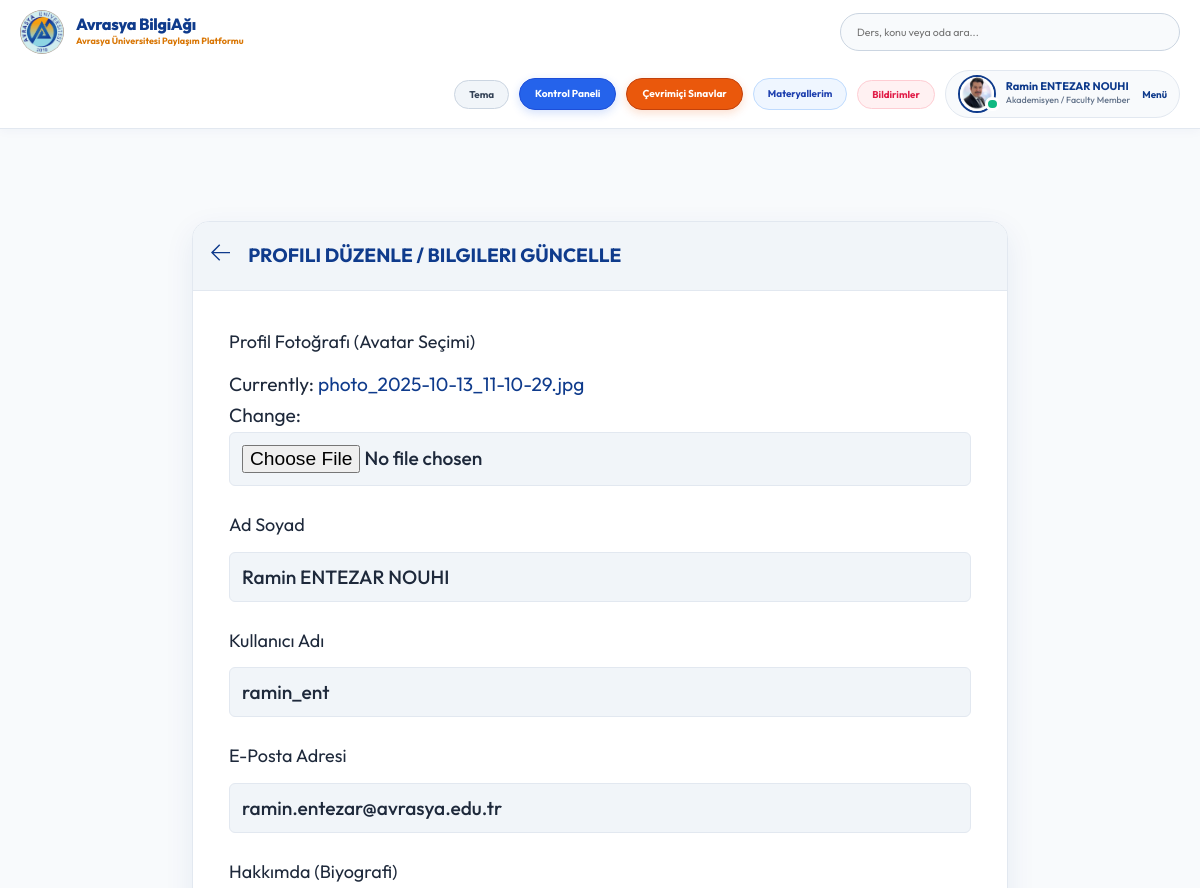
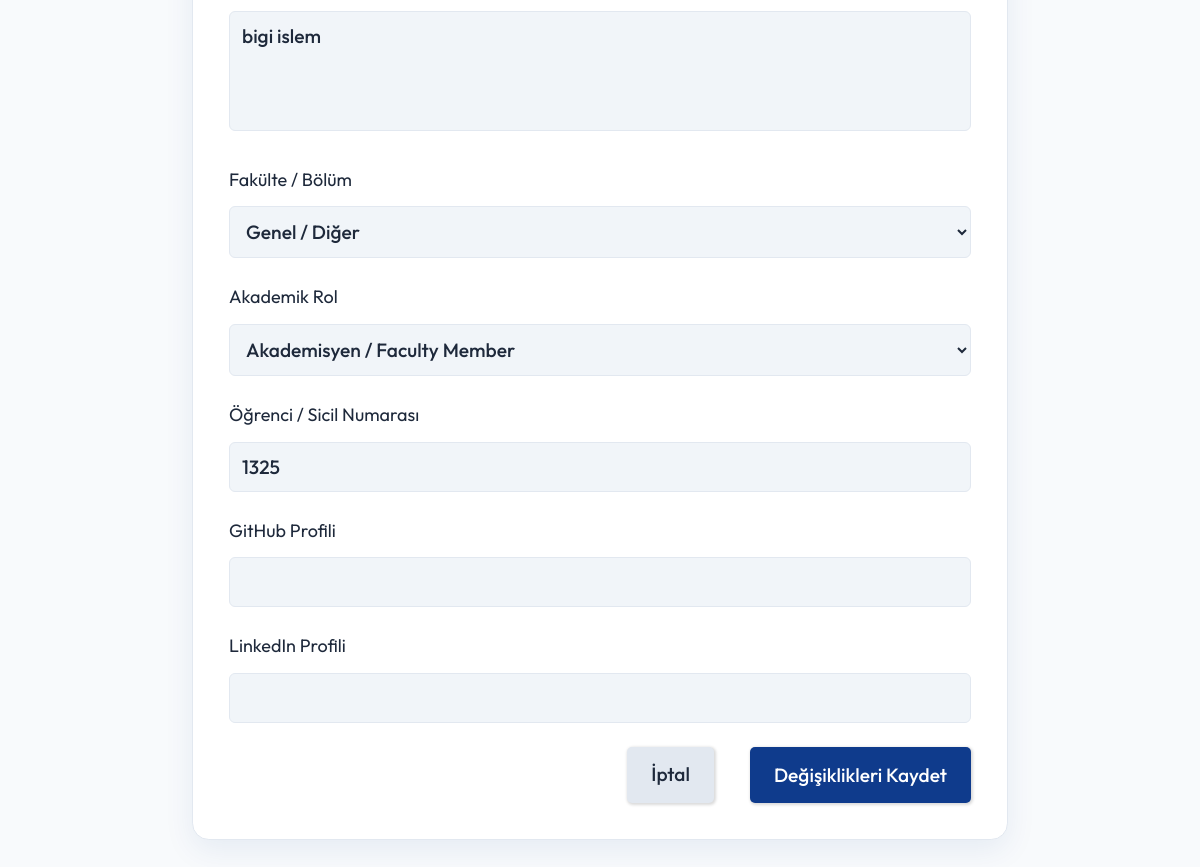
The app's page /update-user/ (signed in) with its own data (2 pictures, top to bottom).
### base/models.py (models this page shows)
class User(AbstractUser):
    name = models.CharField(max_length=200, null=True, verbose_name="Ad Soyad")
    email = models.EmailField(unique=True, null=True, verbose_name="E-Posta Adresi")
    bio = models.TextField(null=True, verbose_name="Hakkımda (Biyografi)")
    avatar = models.ImageField(null=True, default="avatar.svg", verbose_name="Profil Fotoğrafı (Avatar)")
    student_id = models.CharField(max_length=50, null=True, blank=True, verbose_name="Öğrenci / Sicil No")
    department = models.CharField(max_length=100, choices=DEPARTMENT_CHOICES, default='Genel / Diğer', verbose_name="Fakülte / Bölüm")
    role = models.CharField(max_length=20, choices=ROLE_CHOICES, default='student', verbose_name="Akademik Rol")
    github_link = models.URLField(max_length=255, null=True, blank=True, verbose_name="GitHub Profili")
    linkedin_link = models.URLField(max_length=255, null=True, blank=True, verbose_name="LinkedIn Profili")
    objects = CustomUserManager()
    USERNAME_FIELD = 'email'
    REQUIRED_FIELDS = ['username']
    @property
    def unread_notifications_count(self):
        return self.notifications.filter(is_read=False).count()
    @property
    def unread_notifications(self):
        return self.notifications.filter(is_read=False)

### base/views.py (the view)
# urls.py: path('update-user/', views.updateUser, name="update-user"),
@login_required(login_url='login')
def updateUser(request):
    user = request.user
    form = UserForm(instance=user)
    if request.method == 'POST':
        form = UserForm(request.POST, request.FILES, instance=user)
        if form.is_valid():
            form.save()
            return redirect('user-profile', pk=user.id)
    return render(request, 'base/update-user.html', {'form': form})

### base/forms.py (shortened to what this page needs)
class UserForm(ModelForm):
    class Meta:
        model = User
        fields = ['avatar', 'name', 'username', 'email', 'bio', 'department', 'role', 'student_id', 'github_link', 'linkedin_link']
        labels = {
            'avatar': 'Profil Fotoğrafı (Avatar Seçimi)',
            'name': 'Ad Soyad',
            'username': 'Kullanıcı Adı',
            'email': 'E-Posta Adresi',
            'bio': 'Hakkımda (Biyografi)',
            'department': 'Fakülte / Bölüm',
            'role': 'Akademik Rol',
            'student_id': 'Öğrenci / Sicil Numarası',
            'github_link': 'GitHub Profili',
            'linkedin_link': 'LinkedIn Profili',
        }

### base/templates/base/update-user.html (shortened to what this page needs)
{% extends 'main.html' %}
{% block content %}
<main class="update-account layout">
  <div class="container">
    <div class="layout__box">
      <div class="layout__boxHeader">
        <div class="layout__boxTitle">
          <a href="{% url 'home' %}">
            <svg version="1.1" xmlns="http://www.w3.org/2000/svg" width="32" height="32" viewBox="0 0 32 32">
              <title>arrow-left</title>
              <path
                d="M13.723 2.286l-13.723 13.714 13.719 13.714 1.616-1.611-10.96-10.96h27.625v-2.286h-27.625l10.965-10.965-1.616-1.607z">
              </path>
            </svg>
          </a>
          <h3>Profili Düzenle / Bilgileri Güncelle</h3>
        </div>
      </div>
      <div class="layout__body">
        <form class="form" action="" method="POST" enctype="multipart/form-data">
          {% for field in form %}
          <div class="form__group">
            <label for="profile_pic">{{field.label}}</label>
            {{field}}
          </div>
          {% endfor %}
          <div class="form__action">
            <a class="btn btn--dark" href="{% url 'home' %}">İptal</a>
            <button class="btn btn--main" type="submit">Değişiklikleri Kaydet</button>
          </div>
        </form>
      </div>
    </div>
  </div>
</main>
{% endblock content %}

### templates/navbar.html (shortened to what this page needs)
{% load static %}
<header class="header header--loggedIn" style="background: #ffffff; border-bottom: 1px solid #e2e8f0; padding: 10px 0; position: sticky; top: 0; z-index: 999; box-shadow: 0 2px 10px rgba(15, 59, 140, 0.04);">
    <div class="container" style="display: flex; justify-content: space-between; align-items: center; gap: 16px; flex-wrap: wrap; width: 100%; max-width: 1400px; margin: 0 auto; padding: 0 20px;">
        <a href="{% url 'home' %}" class="header__logo" style="display: flex; align-items: center; gap: 12px; text-decoration: none; flex-shrink: 0;">
            <img src="{% static 'images/avrasya_logo.png' %}" alt="Avrasya University Logo" style="width: 44px; height: 44px; object-fit: contain; background: transparent; border: none; border-radius: 50%; flex-shrink: 0;" />
            <div style="white-space: nowrap;">
                <h1 style="margin: 0; font-weight: 800; font-size: 1.35rem; color: #0f3b8c; letter-spacing: -0.3px; line-height: 1.2; white-space: nowrap !important;">Avrasya BilgiAğı</h1>
                <span style="font-size: 0.75rem; color: #d97706; font-weight: 700; display: block; white-space: nowrap !important;">Avrasya Üniversitesi Paylaşım Platformu</span>
            </div>
        </a>
        <form class="header__search" method="GET" action="{% url 'home' %}" style="flex: 1 1 220px; max-width: 340px; margin: 0;">
            <div style="background: #f8fafc; border: 1px solid #cbd5e1; border-radius: 50px; padding: 6px 16px; display: flex; align-items: center; gap: 10px; width: 100%; height: 38px;">
                <input name="q" placeholder="Ders, konu veya oda ara..." style="background: transparent; border: none; outline: none; width: 100%; font-size: 0.88rem; color: #1e293b; padding: 0;" />
            </div>
        </form>
        <nav class="header__menu" style="display: flex; align-items: center; gap: 10px; flex-shrink: 0; margin-left: auto;">
            <button id="themeToggleBtn" onclick="toggleTheme()" title="Gece / Gündüz Modu" style="background: #f1f5f9; border: 1px solid #cbd5e1; padding: 7px 14px; border-radius: 50px; display: flex; align-items: center; justify-content: center; cursor: pointer; font-size: 0.82rem; font-weight: 700; transition: all 0.2s ease; color: #334155; flex-shrink: 0;">
                Tema
            </button>
            {% if request.user.is_authenticated %}
            <a href="{% url 'dashboard' %}" style="display: inline-flex; align-items: center; gap: 6px; background: #2563eb; color: #ffffff; border: 1px solid #1d4ed8; padding: 7px 15px; border-radius: 50px; font-weight: 700; font-size: 0.84rem; text-decoration: none; white-space: nowrap; box-shadow: 0 3px 10px rgba(37, 99, 235, 0.2); flex-shrink: 0;">
                Kontrol Paneli
            </a>
            {% endif %}
            <a href="{% url 'quizzes' %}" style="display: inline-flex; align-items: center; gap: 6px; background: #ea580c; color: #ffffff; border: 1px solid #c2410c; padding: 7px 15px; border-radius: 50px; font-weight: 700; font-size: 0.84rem; text-decoration: none; white-space: nowrap; box-shadow: 0 3px 10px rgba(234, 88, 12, 0.2); flex-shrink: 0;">
                Çevrimiçi Sınavlar
            </a>
            {% if request.user.is_authenticated %}
            <a href="{% url 'saved-resources' %}" title="Kaydedilen Materyallerim" style="display: flex; align-items: center; justify-content: center; background: #eff6ff; border: 1px solid #bfdbfe; color: #1e40af; padding: 7px 14px; border-radius: 50px; text-decoration: none; font-size: 0.82rem; font-weight: 700; flex-shrink: 0;">
                Materyallerim
            </a>
            <div style="position: relative; flex-shrink: 0;">
                <button onclick="const m=document.getElementById('notifModal'); m.style.display = m.style.display === 'none' ? 'block' : 'none';" title="Bildirimler" style="background: #fff1f2; border: 1px solid #fecdd3; color: #e11d48; padding: 7px 14px; border-radius: 50px; cursor: pointer; font-size: 0.82rem; font-weight: 700; display: flex; align-items: center; gap: 6px; position: relative;">
                    Bildirimler
                </button>
            </div>
            <div class="header__user" style="display: flex; align-items: center; gap: 12px; background: #f8fafc; border: 1px solid #e2e8f0; padding: 4px 12px; border-radius: 50px; flex-shrink: 0;">
                <a href="{% url 'update-user' %}" style="display: flex; align-items: center; gap: 10px; text-decoration: none;">
                    <div class="avatar avatar--medium active">
                        <img src="{{request.user.avatar.url}}" style="width: 34px; height: 34px; border-radius: 50%; object-fit: cover;" />
                    </div>
                    <div>
                        <p style="margin: 0; font-weight: 700; color: #0f3b8c; line-height: 1.2; font-size: 0.92rem; white-space: nowrap;">{{request.user.name|default:request.user.username}}</p>
                        <span style="font-size: 0.74rem; color: #64748b; font-weight: 500; display: block; white-space: nowrap;">{{request.user.get_role_display}}</span>
                    </div>
                </a>
                <button class="dropdown-button" style="background: transparent; border: none; cursor: pointer; font-weight: 700; color: #0f3b8c; font-size: 0.82rem;">
                    Menü
                </button>
            </div>
            {% endif %}
        </nav>
    </div>
</header>

### records on screen
User: user.avatar (picture), user.name "Ramin ENTEZAR NOUHI", user.role "Akademisyen / Faculty Member", form "Ramin ENTEZAR NOUHI" "ramin_ent" "ramin.entezar@avrasya.edu.tr" "bigi islem" "Genel / Diğer" "Akademisyen / Faculty Member" "1325"

### other values on screen
{{ field.label }} "Profil Fotoğrafı (Avatar Seçimi)" "Ad Soyad" "Kullanıcı Adı" "E-Posta Adresi" "Hakkımda (Biyografi)" "Fakülte / Bölüm" "Akademik Rol" "Öğrenci / Sicil Numarası" "GitHub Profili" "LinkedIn Profili"
